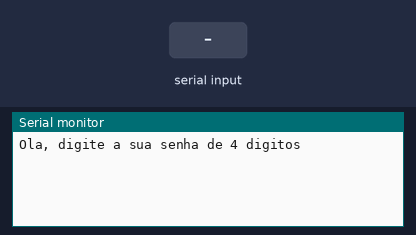
A sketch run on a simulated Arduino Uno, built with avr-gcc and run on an emulated ATmega328P. On the bench: the last lines printed to the serial monitor. Inputs (shaded band) come from the test bench.

Above: at 0.8 s.
0.9 s: "90,45\n" received over Serial
At 1.7 s:
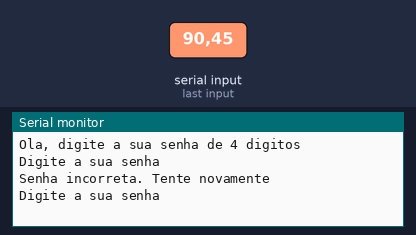
2.4 s: "30,150\n" received over Serial
At 3.6 s:
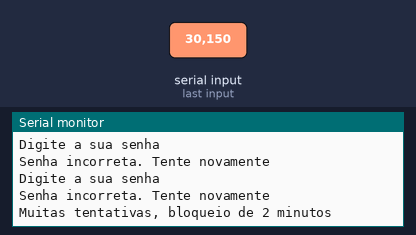

Measured:
- after the input at 0.9 s, the serial monitor: prints a new line at once (image 1)
- after the input at 2.4 s, the serial monitor: prints a new line at once (image 2)

The sketch:

sistema_de_login_com_senha_num_rica1.ino
```cpp
/*Faça um programa que peça ao usuário uma
senha de 4 dígitos.
a. Se a senha estiver correta ao que você definir na condição,
mostrar "Login efetuado com sucesso".
b. Se estiver errada, mostrar "Senha incorreta.
Tente novamente" e repetir até acertar.
c. Desafio (opcional): Bloquear o acesso por 2 minutos
após 3 tentativas erradas.*/

int senha, resposta, erro, acerto, tentativa;

void setup()
{
  Serial.begin(9600);
  Serial.println("Ola, digite a sua senha de 4 digitos \n");
  while(! Serial.available());
  senha = Serial.parseInt();

  do{
    Serial.println("Digite a sua senha");
    while(! Serial.available());
    resposta = Serial.parseInt();


    if(senha == resposta){
      Serial.println("Login efetuado com sucesso \n");
      acerto = 1;
      tentativa = 0;

    } else {
      Serial.println("Senha incorreta. Tente novamente \n");
      tentativa++;

      if( tentativa == 3){
        Serial.println("Muitas tentativas, bloqueio de 2 minutos");
        delay(120000);
      }
    }
  } while(tentativa != 0);
}

void loop()
{
  //sem instruções
}
```
